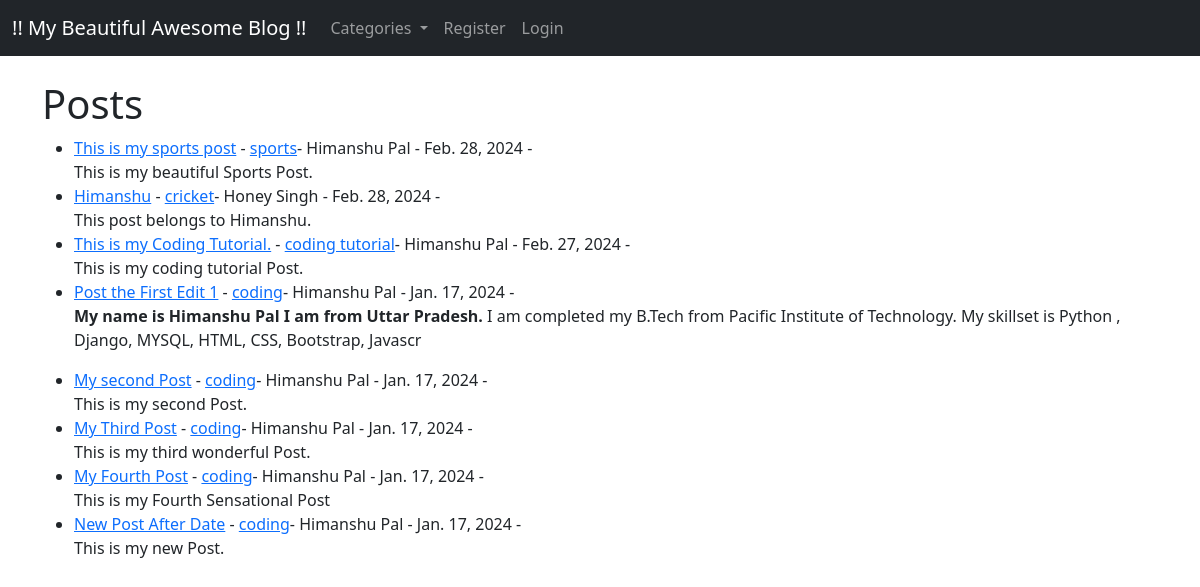
The app's page /app/, older data.
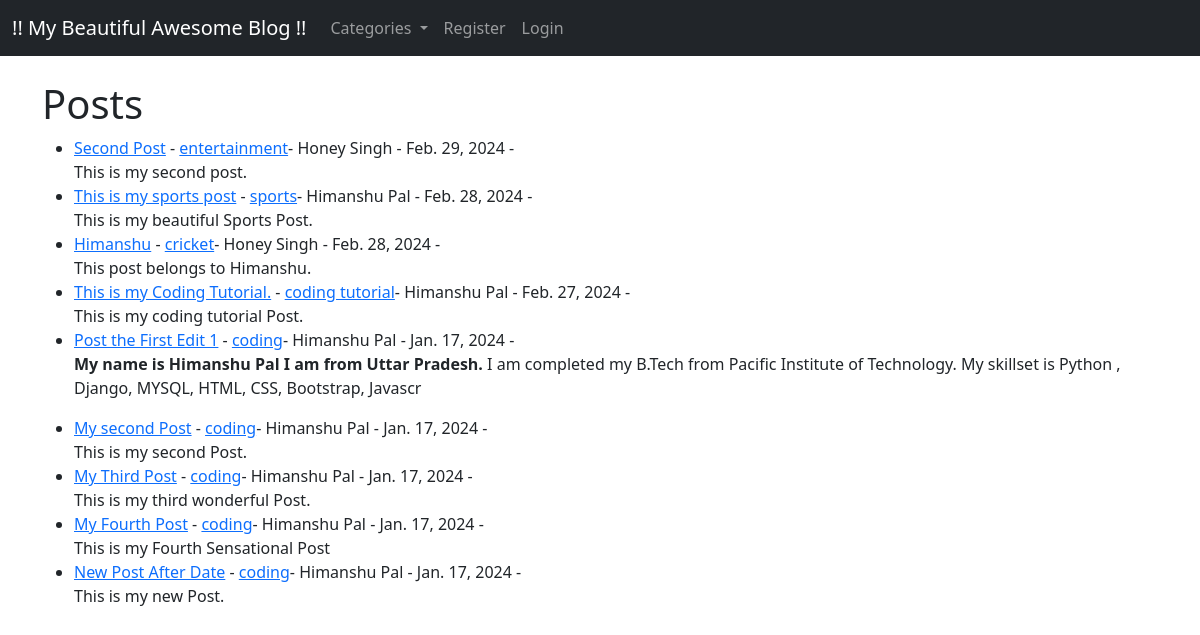
The same page, newer data.
### app/models.py (models this page shows, shortened)
class Post(models.Model):
    title = models.CharField(max_length=255)
    title_tag = models.CharField(max_length=255)
    author = models.ForeignKey(User,on_delete=models.CASCADE)
    body = models.TextField()
    post_date = models.DateField(auto_now_add=True)
    category = models.CharField(max_length=255, default='coding')
    likes = models.ManyToManyField(User,related_name='blog_posts')

### app/views.py (the view)
# urls.py: path('',HomeView.as_view(),name="home"),
class HomeView(ListView):
    model = Post
    template_name = 'home.html'
    ordering = ['-post_date']
    def get_context_data(self, *args, **kwargs):
        cat_menu = Category.objects.all()
        context = super(HomeView, self).get_context_data(*args, **kwargs)
        context["cat_menu"] = cat_menu
        return context

### app/models.py (called while the page is built)
    def __str__(self):
        return self.name

### app/templates/home.html (shortened to what this page needs)
{% extends 'base.html' %}
{% block content %}
        <h1>Posts</h1>
        <ul>
        {% for post in object_list %}
           <li><a href="{% url 'article-detail' post.pk %}">
           {{ post.title }}</a> -
           <a href="{% url 'category' post.category|slugify %}">
           {{  post.category}}</a>-
           {{ post.author.first_name }}
           {{ post.author.last_name }} -
           {{ post.post_date }} -
           <br>
           {{ post.body|slice:":200" | safe }}
           </li>
        {% endfor %}
        </ul>
{% endblock %}

### app/templates/base.html (shortened to what this page needs)
<!doctype html>
<html lang="en">
  <head>
    <link href="https://cdn.jsdelivr.net/npm/bootstrap@5.3.2/dist/css/bootstrap.min.css" rel="stylesheet">
  </head>
  <body>
    <nav class="navbar navbar-expand-lg navbar-dark bg-dark">
      <div class="container-fluid">
        <a class="navbar-brand" href="{% url "home" %}">!! My Beautiful Awesome Blog !!</a>
        <div class="collapse navbar-collapse" id="navbarSupportedContent">
          <ul class="navbar-nav me-auto mb-2 mb-lg-0">
          {% if cat_menu %}
            <li class="nav-item dropdown">
              <a class="nav-link dropdown-toggle" href="#" role="button" data-bs-toggle="dropdown" aria-expanded="false">
                Categories
              </a>
            </li>
          {% else %}
              <li class="nav-item">
                <a class="nav-link" href="{% url 'category-list' %}">Categories</a>
              </li>
          {% endif %}
            {% if user.is_authenticated %}
              <li class="nav-item">
                <a class="nav-link" href="{% url 'add_post' %}">Add Post</a>
              </li>
              <li class="nav-item">
                <a class="nav-link" href="{% url 'add_category' %}">Add Category</a>
              </li>
              <li class="nav-item">
                <a class="nav-link" href="{% url 'logout' %}">Logout</a>
              </li>
            {% else %}
              <li class="nav-item">
                <a class="nav-link" href="{% url 'register' %}">Register</a>
              </li>
              <li class="nav-item">
                <a class="nav-link" href="{% url 'login' %}">Login</a>
              </li>
            {% endif %}
          </ul>
        </div>
      </div>
    </nav>
    <br>
    <div class="container">
        {% block content %}
        {% endblock %}
    </div>
  </body>
</html>

Row changes from the older to the newer data that the page shows:
added Post: title "Second Post", category "entertainment", author.first_name "Honey", author.last_name "Singh", post_date "Feb. 29, 2024", body "This is my second post."
